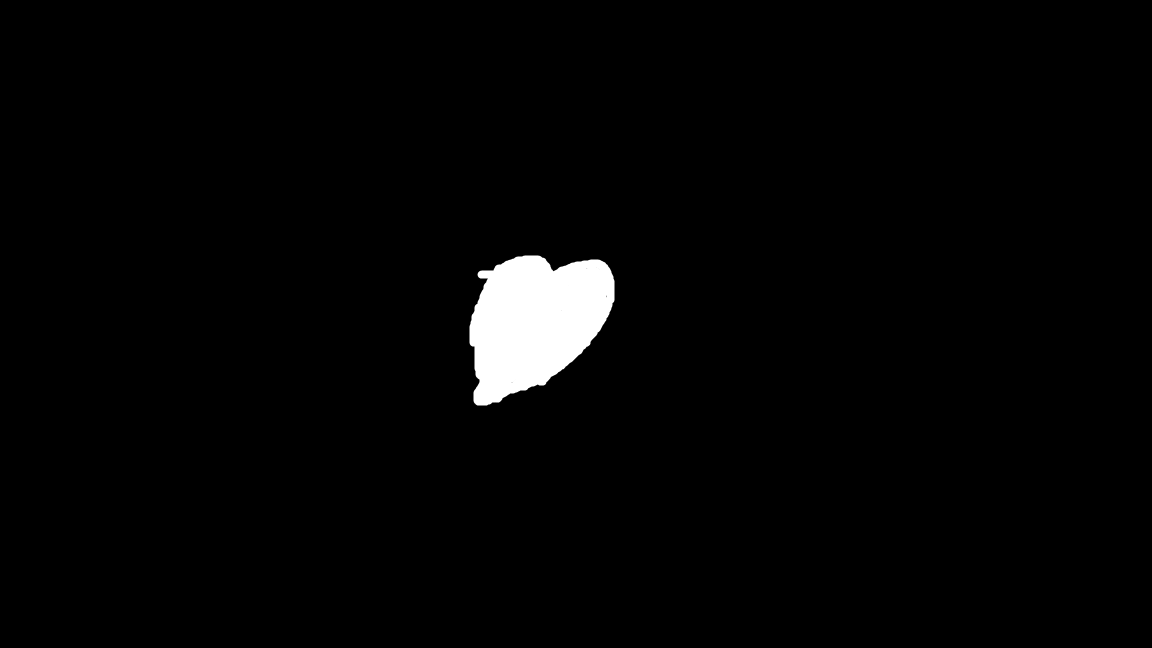
#> input picture test.png, 1152 x 648 px, given in place of test.jpg, which was not available
$ python find_circle_area.py
#> lines starting #> are read from the running program, lines starting #| are printed output that depends on the picture; after the words box and inside, x2 and y2 are one past the last pixel; in counts of white or black regions, pixels touching at a corner belong together; pictures that were not available may be replaced by others from this repository, and a replacement may not be noted
import time

import cv2
import matplotlib.pyplot as plt
import numpy as np


# 直接测试实战的

def find_circle(path):
#> called with path = '../pic/test.jpg'
    mask = cv2.imread(path)
#> mask is the input picture: shape (648, 1152, 3); min 0, max 255, mean 5.2
    mask_gray = cv2.cvtColor(mask, cv2.COLOR_BGR2GRAY)
    mask_gray[mask_gray < 50] = 0
#> mask_gray: shape (648, 1152); min 0, max 255, mean 5.2
    mask_gray[mask_gray >= 50] = 255
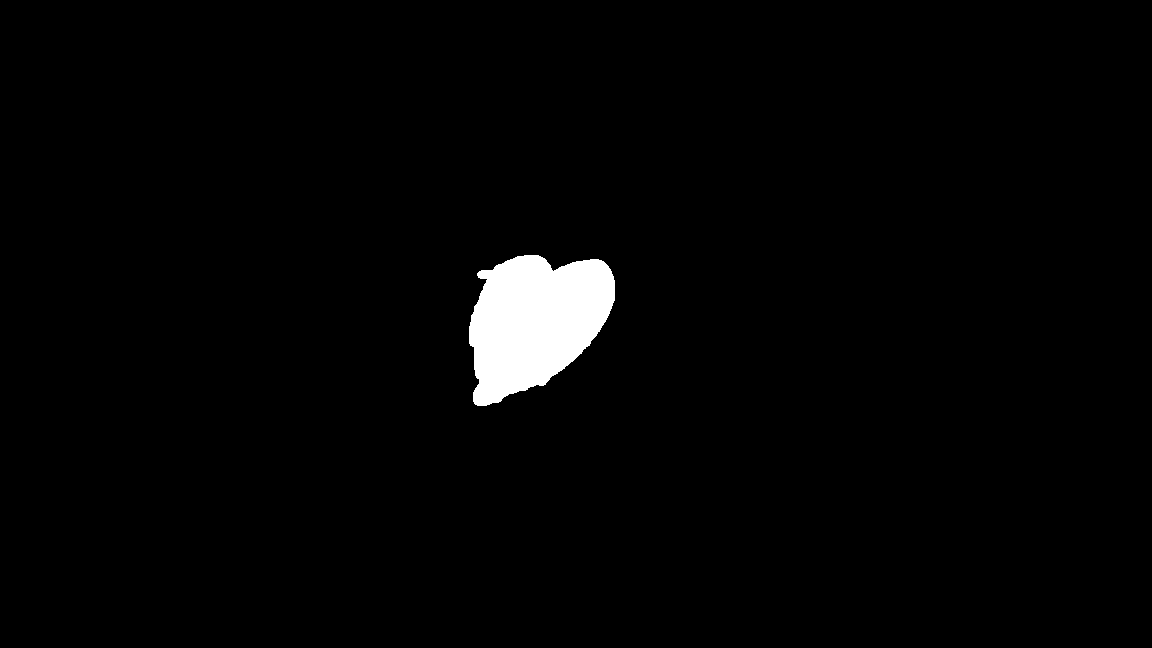
#> mask_gray: shape (648, 1152); 2.1% white; 1 white region, box (x1, y1, x2, y2) and area: (469, 255, 615, 406) 15500
    # 进行反色处理  因为我找到的里面是要白的
    mask_gray = 255 - mask_gray
    # 识别轮廓
    contours, _ = cv2.findContours(mask_gray, cv2.RETR_EXTERNAL , cv2.CHAIN_APPROX_SIMPLE)
#> contours = [[[0, 0], [0, 647], [1151, 647], [1151, 0]]]
    result = cv2.cvtColor(mask_gray, cv2.COLOR_GRAY2BGR)
    # 转换成数组
    np.empty(mask_gray.shape, dtype=np.float32)
    plt.imshow(result)
    plt.show()
    area = 0
    max_area = 0
    ct = 0
    for contour in contours:
        # 计算到轮廓的距离
        # x, y, w, h = cv2.boundingRect(contour)
        # cv2.rectangle(result, (x, y), (x + w, y + h), (153, 153, 0), 5)
        temp_area = cv2.contourArea(contour)
        area += temp_area
        if temp_area>max_area:
            max_area = temp_area
            ct= [ contour]
        print("面积是", temp_area)
#> this loop made 1 pass
#> (temp_area, area, max_area, ct) on pass 1: (744697, 744697, 744697, [[[0, 0], [0, 647], [1151, 647], [1151, 0]]])
#| 面积是 744697.0
#> after the loop, area = 744697; max_area = 744697
    # cv2.imshow('Maximum inscribed circle', result)
    # cv2.waitKey(0)
    # 找最大的
    cv2.drawContours(result, ct, -1, (0, 255, 255), 1)
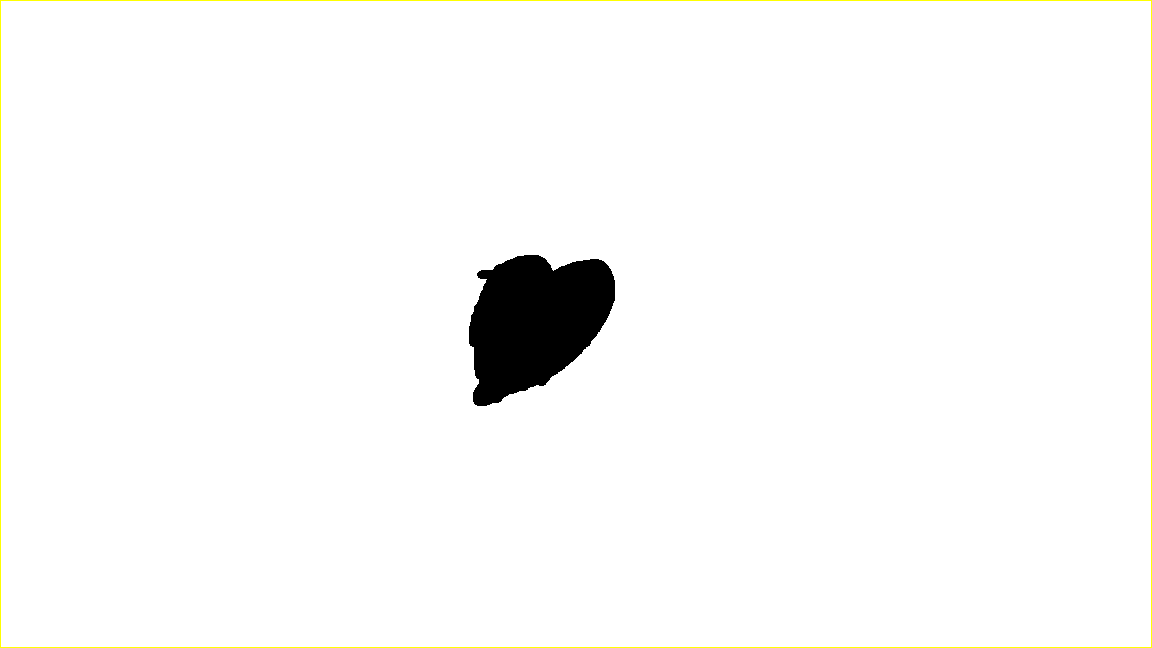
#> result: shape (648, 1152, 3); mean B, G, R 248.5, 249.7, 249.7
    plt.imshow(result)
    plt.show()
    return area


if __name__ == '__main__':
    start = time.perf_counter()
    area = find_circle('../pic/test.jpg')
#> area = 744697
    end = time.perf_counter()
    print("运行耗时", end - start)
    print("轮廓内面积为", area)
#| 轮廓内面积为 744697.0

$ run again, with circle.png copied over test.png
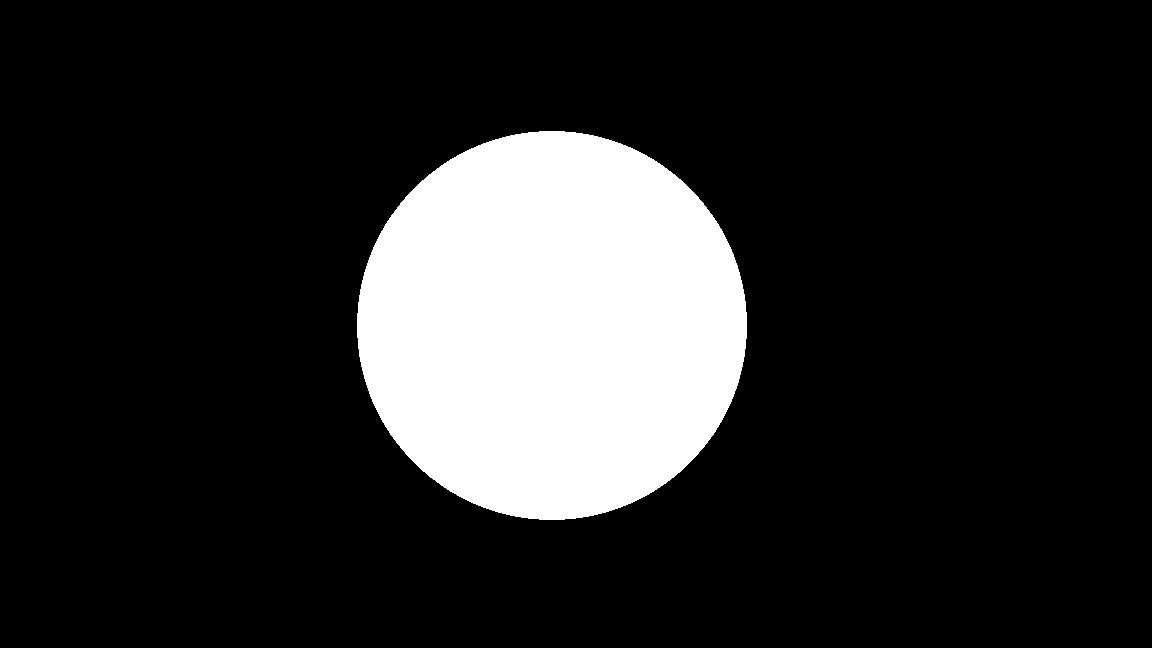
#> input picture circle.png, 1152 x 648 px, given in place of test.jpg, which was not available
#> in find_circle, mask is the input picture: shape (648, 1152, 3); 16% white; 1 white region, box (x1, y1, x2, y2) and area: (357, 131, 747, 520) 119087
#> contours = [[[0, 0], [0, 647], [1151, 647], [1151, 0]]]
#> the loop in find_circle, `for contour in contours:` made 1 pass
#> (temp_area, area, max_area, ct) on pass 1: (744697, 744697, 744697, [[[0, 0], [0, 647], [1151, 647], [1151, 0]]])
#> (printed output is left out)
#> after the loop in find_circle, `for contour in contours:`: area = 744697
#> in find_circle, `cv2.drawContours(result, ct, -1, (0, 255, 255), 1)`:
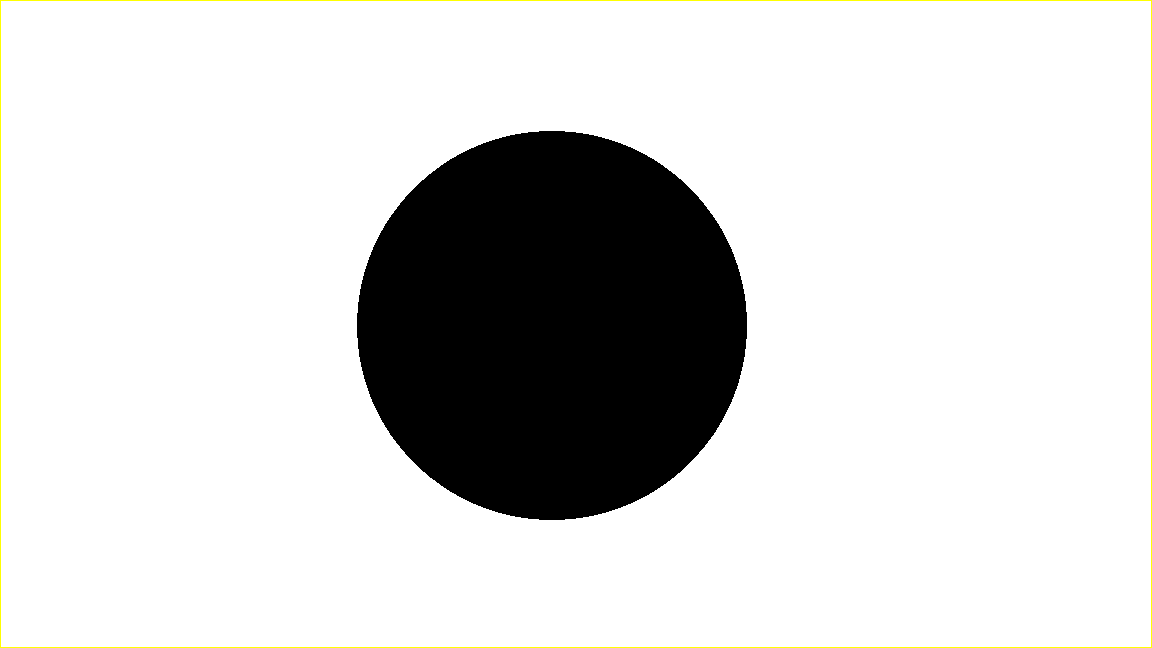
#> result: shape (648, 1152, 3); mean B, G, R 213.1, 214.3, 214.3
#| 轮廓内面积为 744697.0
